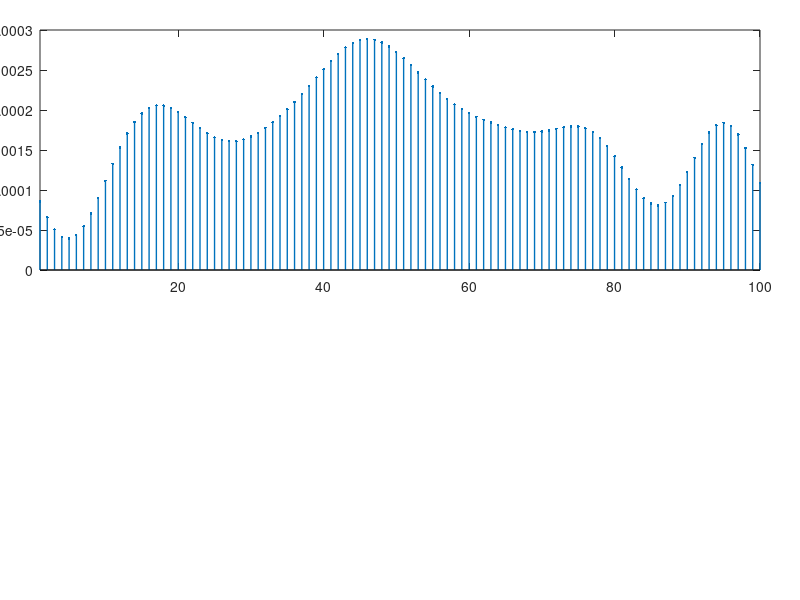

Source code (MATLAB): (Note: this script raises an error after producing the figure.)
set(0,'DefaultFigureWindowStyle','docked');
tic

global a1; global a2; global sigma1; global sigma2;

%INPUT PARAMETERS
dt=.0001;
N=100;
tau=.01;

sigma1 = 6.98; %3.49 for N=50
sigma2 = 7; %3.5 for N=50
a1 = 1; %Height of overall envelope, 1 for N=50
a2 = 1.0005;

b=[1,ones(1,N-1)]*.001; %feedforward pinned at a point to hold bumps fixed. Default amplitude =.001.
%b=ones(1,N)*.001;
load('thresholds_unpinned.mat');

for temp=11
    %sW=.025;
    sW = thresholds(temp,1); %strength of W, .01 ~ critical
    %threshold = thresholds(temp,3); %threshold for spiking.
    %threshold=thresholds(temp,4);
    threshold=thresholds(temp,4);
    %noise=.3; %.3 amplitude of noise
    %noisesparsity=1.5; %higher means sparser noise WAS 1.5 for good inference
    binsize=1;
    binnedspikelimit=1e6;
    chunk=binnedspikelimit/20;

    plotstyle='linear'; %linear, polar, 3D or none
    phasetrack=0;

    %INPUT PARAMETERS END


    % th = (0:N-1)/N*2*pi;
    % if(strcmp(plotstyle,'polar'))    
    %     %set up coordinates for 3D ring plot    
    %     x = cos(th);
    %     y = sin(th);
    % end
    % 
    % if(strcmp(plotstyle,'polar'))    
    %     %set up coordinates for 2D ring plot   
    %     x1 = .05*cos(th);
    %     y1 = .05*sin(th);   
    % end

    % W=zeros(N);
    % for i=1:N
    %     for j=1:N
    %         W(i,j)=hat(min(abs(i-j),N-abs(i-j))); %the min() makes it periodic.
    %     end
    % end

    load W100.mat

    s=rand(1, N); %initial value of mean activations

    if not(strcmp(plotstyle,'none'))
        figure(2);
        set(gcf,'color','white');
    end

    if (strcmp(plotstyle,'polar'))
        x2 = (.05+s).*cos(th);
        y2 = (.05+s).*sin(th);
        fake=polar(0,2); hold on %this is just a hack to set the radial axis limit
        lh=line([ x1' x2' ]',[ y1' y2' ]', 'color','k', 'LineWidth',1); %draw the lines first so that circles occlude the ends
        empty=plot(x1,y1,'o'); %initializes all the empty circles
        set(empty, 'MarkerEdgeColor','k','MarkerFaceColor','white','MarkerSize',5);
        filled=plot(x1,y1,'o'); hold off %initializes all the filled circles
        set(filled, 'MarkerEdgeColor','k','MarkerFaceColor','k','MarkerSize',5);
    end

    % writerObj = VideoWriter('grid-cell-sparse-noise','MPEG-4');
    % writerObj.FrameRate=15;
    % open(writerObj);


    binnedspikes=zeros(chunk,N,'double');
    spikebin=zeros(binsize,N,'double');
    binnedspikecount=0;
    i=1;
    j=1;
    burnedin=false;

    if phasetrack
    %     s_corrcheck=s; %activation array to check correlation against
    %     corr1=mycxcorr(s_corrcheck,s_corrcheck);
        phase_traj=[];
        %pkshift_traj=[];
        m = N;          % Window length
        f = (0:m-1)*(1/(m));     % Frequency range for FFT
    end

    t=0;
    rlist=zeros(1e5,1);
    while binnedspikecount<binnedspikelimit
    %     set(gcf, 'visible', 'off');

        %DYNAMICS START
        I=sW*s*W+b; %neuron inputs. The weight part is a simple matrix multiplication
        rate=32*max(I-threshold,0); %nonlinearity, r0=32 by default
        %rate=exp(I);
        rlist(t+1)=rate(2);
        %spike=random('Gamma',k,rate/k,1,N);
        spike=poissrnd(rate);
        sdot=(-s/tau); %array of sdots
        s=s+spike+sdot*dt;
        %DYNAMICS END    

        if not(burnedin)
            if sum(spike)
                burnedin=true;
            end
        end

        if burnedin
            if binsize==1
                binnedspikes(j,:)= spike;
                binnedspikecount = binnedspikecount+sum(spike);
                j=j+1;
            else
                spikebin(i,:) = spike;
                if i==binsize
                    binnedspikes(j,:)=sum(spikebin,1);
                    binnedspikecount = binnedspikecount+sum(binnedspikes(j,:));
                    spikebin=zeros(binsize,N,'double');
                    i=0;
                    j=j+1;                
                end
                i=i+1;
            end
            if j>size(binnedspikes,1)
                binnedspikes=[binnedspikes; zeros(chunk,N,'double')];
            end
            if phasetrack
                y = fft(I,m);           % DFT
                power = y.*conj(y)/m;   % Power of the DFT
        %         figure(2);
        %         plot(f,power);
        %         [~, pkidxs]=findpeaks(power);
        %         pkflocs=f(pkidxs);
        %         [~,pkidx]=min(abs(pkflocs-.04));
        %         pkf=pkflocs(pkidx);
                %pkf=pkflocs(pkflocs>.02 & pkflocs<.05);
                %pkf=min(f(pkidx(1)),1-f(pkidx(1)));
        %         pkwl=1./pkf;        
                phases = angle(y);
                pattern_phase=phases(5);
    %             pkshift_traj=[pkshift_traj; pkshift];
                phase_traj=[phase_traj; pattern_phase];
            end
       end

        %PLOTTING START
        if (strcmp(plotstyle,'linear'))
            figure(1);
            subplot('Position',[.05 .55 .9 .4]);  
            stem(I,'Marker','.','LineWidth',1);
            xlim([1 N]);
            %ylim([-.002 .002]);
            refline(0,threshold);

            if phasetrack && burnedin
                hold on
                plot(mod(pattern_phase*N/(8*pi),N),0,'r^','MarkerFaceColor','r');
                hold off
            end

            title('Inputs');
            subplot('Position',[.05 .08 .9 .35]);
            %plot(imag(fft(I)));
            %plot(f,power);
            %xlim([.02 .05]);
            plot(s,'LineWidth',1);        
            xlim([1 N]);
            title(binnedspikecount);

    %         set(gca,'XTick',[]);
    %         title('Activations and spikes');
    %         subplot('Position',[.04 .05 .92 .02])
    %         image(spike,'CDataMapping','scaled');
    %         colormap([1 1 1; .5 .7 1 ]);
    %         set(gca,'XGrid','on','XTick',0.5+1:N,'ticklength',[.01 .05],'YTick',[],'XTickLabel',[]);
            drawnow
        end
        if (strcmp(plotstyle,'3D')) 
            stem3(x,y,s,'Marker','.','MarkerSize',15,'LineWidth',2);
            zlim([0 1]);
            view([-26 42]);
        end
        if (strcmp(plotstyle,'polar'))
            set(filled, 'XData', x1(spike),'YData',y1(spike)); %x(spike) uses clever logical indexing. Even polar plots just have xdata and ydata
            x2 = (.05+s).*cos(th);
            y2 = (.05+s).*sin(th);
            for i = 1:numel(lh)
                lh(i).XData = [x1(i) x2(i)];
                lh(i).YData = [y1(i) y2(i)];
            end              
        end
    %     frame = getframe(gcf);
    %     close(gcf);
    %     writeVideo(writerObj,frame);
        %PLOTTING END
        t=t+1;
    end
    binnedspikes(j:end,:)=[];

    %DELETE BURN-IN
    % [col,row]=find(spikelist',1,'first');
    % spikelist(1:row-1,:)=[];

    %clear a1 a2 b i j I noise noisesparsity nsamp plotstyle s sdot sigma1 sigma2 spike t T tau threshold
    % close(writerObj);

    %Export animation of spikes and activations

    % writerObj = VideoWriter('grid-cell-animation-zero-T','MPEG-4');
    % writerObj.FrameRate=15;
    % open(writerObj);
    % figure('position', [0, 0, 1500, 800]);
    % figure('position', [500, 100, 600, 550]);
    % set(gcf,'color','white');
    % for i=1:size(data,1)   
    %     set(gcf, 'visible', 'off');
    %     subplot('Position',[.05 .9 .9 .02]) % first subplot
    %     image(data(i,2:N+1),'CDataMapping','scaled');
    %     colormap([1 1 1; .5 .5 .5 ]);
    %     set(gca,'XGrid','on','XTick',0.5+1:N,'ticklength',[.01 .05],'YTick',[],'XTickLabel',[]);
    %     subplot('Position',[.05 .1 .9 .7]) % second subplot    
    %     stem(data(i,N+2:end),'Marker','.','MarkerSize',25,'LineWidth',3);
    %     set(gca,'YTick',[]);
    %     ylim([0 5.1]);
    %     frame = getframe(gcf);
    %     close(gcf);
    %     writeVideo(writerObj,frame);
    %     stem3(x,y,(data(i,N+2:end))','Marker','.','MarkerSize',10,'LineWidth',1);
    %     zlim([0 5.1]);
    %     view([-16 70]);
    %     pause(0.001);
    % end
    % close(writerObj);
    N*size(binnedspikes,1)*dt*1000/sum(binnedspikes(:))
    %clear chunk spike spikebin s sdot i j burnedin a1 a2 sigma1 sigma2 b
    %save(sprintf('binnedspikes_LNP_unpinned/sW %.4f.mat',sW),'binnedspikes','-v7.3');
    toc
end

